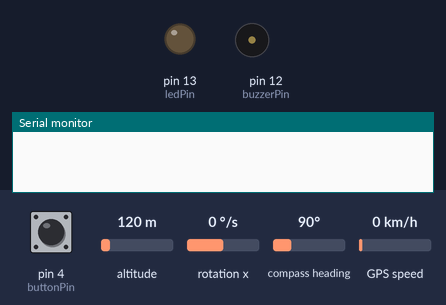
Simulated run of this sketch. Board: Arduino Uno, built with avr-gcc and run on an emulated ATmega328P. Shown: output pins drawn as LEDs (lit = HIGH), buzzer (waves = sounding, pin HIGH), the last lines printed to the serial monitor. Wiring (inferred from the names in the program): MPU-6050 motion sensor at I2C address 0x68. Inputs (shaded band) come from the test bench; at power-on: rotation x 0 °/s, pin 4 (buttonPin) HIGH, altitude 120 m, compass heading 90°, GPS speed 0 km/h. The GPS gets a fix after 3 s at 37.7749, -122.4194 with 8 satellites.

Above: at 2.5 s.
2.6 s: rotation x set to -11 °/s
6.7 s: rotation x set to -14 °/s
10.8 s: pin 4 (buttonPin) pulled LOW for 3.2 s
At 17.5 s:
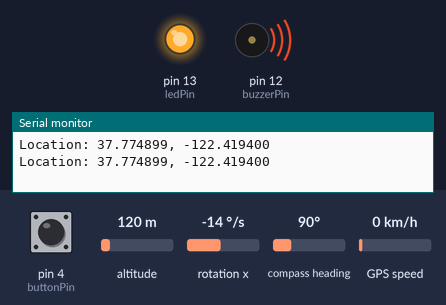
18.1 s: pin 4 (buttonPin) pulled LOW for 1 s
At 23.14 s:
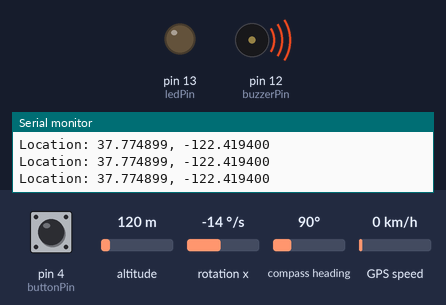
23.2 s: pin 4 (buttonPin) pulled LOW for 0.15 s
At 24.3 s:
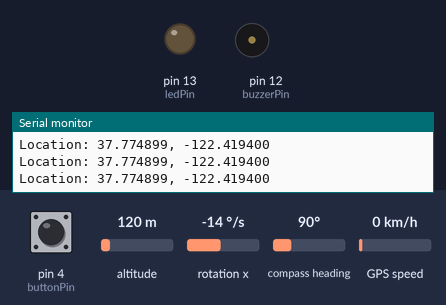
Timing chart, 0 to 28.5 s (numbered marks = the images above; inputs shaded):
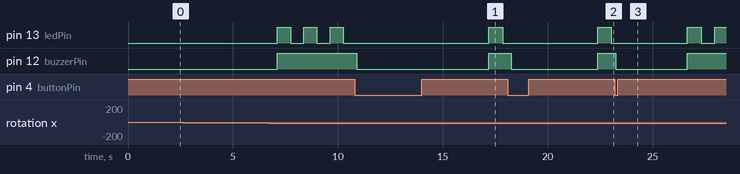

Measured:
- after the input at 2.6 s, every drawn part: stays the same
- after the input at 10.8 s, pin 12 (buzzerPin): HIGH → LOW after 0.10 s, → HIGH 6.3 s later
- after the input at 18.1 s, pin 12 (buzzerPin): HIGH → LOW after 0.17 s, → HIGH 4.1 s later
- after the input at 23.2 s, pin 12 (buzzerPin): HIGH → LOW after 0.05 s, → HIGH 3.4 s later

The sketch:

INVT...TEST2.ino
```cpp
#include <Wire.h>
#include <SoftwareSerial.h>
#include <TinyGPS++.h>

// ================== MODULE PINS ==================
const int MPU_addr = 0x68;       // MPU6050 I2C address
SoftwareSerial BT(2, 3);         // RX, TX (Arduino:2 → HC-05 TX, 3 → HC-05 RX with divider)
SoftwareSerial gpsSerial(8, 9);  // GPS: RX=8 (connect to GPS TX), TX=9 (connect to GPS RX)
const int buttonPin = 4;         // Button to reset pitch
const int ledPin = 13;           // LED for alert indication
const int buzzerPin = 12;        // Buzzer for alert indication

// ================== MPU6050 VARIABLES ==================
float pitch = 0.0;


float gyroBiasX = 0.0;
int calibrationSamples = 500;
unsigned long lastTime = 0;

// ================== GPS VARIABLES ==================
TinyGPSPlus gps;
double latitude = 0.0, longitude = 0.0;

// ================== SAFETY THRESHOLDS ==================
const float PITCH_THRESHOLD_MIN = 30.0;   // Lower safe limit
const float PITCH_THRESHOLD_MAX = 310.0;  // Upper safe limit

// ================== ALERT CONTROL ==================
bool alertSentWithLocation = false;  // Flag to stop repeated alerts once location is valid
unsigned long lastBlinkTime = 0;     // For LED blinking
bool ledState = false;               // LED blink state

// ================== SETUP ==================
void setup() {
  Wire.begin();
  BT.begin(38400);
  gpsSerial.begin(9600);
  Serial.begin(9600);

  pinMode(buttonPin, INPUT_PULLUP);
  pinMode(ledPin, OUTPUT);
  pinMode(buzzerPin, OUTPUT);

  // Wake up MPU6050
  Wire.beginTransmission(MPU_addr);
  Wire.write(0x6B);
  Wire.write(0);
  Wire.endTransmission(true);

  //Serial.println("Calibrating gyro bias...");
  BT.println("Calibrating gyro bias...");
  calibrateGyro();
  lastTime = millis();
  //Serial.println("Pitch tracking started. Initial pitch set to 0°");
  BT.println("Pitch tracking started. Initial pitch set to 0°");
}

// ================== LOOP ==================
void loop() {
  // --- Check push button ---
  if (digitalRead(buttonPin) == LOW) {
    pitch = 0;
    alertSentWithLocation = false;  // Reset flag when pitch reset
    //Serial.println("Pitch set to zero");
    BT.println("Pitch set to zero");
    digitalWrite(ledPin, LOW);
    digitalWrite(buzzerPin, LOW);
    ledState = false;
    delay(500);
  }

  // --- Read gyro X ---
  Wire.beginTransmission(MPU_addr);
  Wire.write(0x43);
  Wire.endTransmission(false);
  Wire.requestFrom(MPU_addr, 2, true);
  int16_t rawGyX = Wire.read() << 8 | Wire.read();

  // --- Time delta ---
  unsigned long currentTime = millis();
  float dt = (currentTime - lastTime) / 1000.0;
  lastTime = currentTime;

  // --- Convert gyro to deg/s ---
  float gyroX_deg = ((float)rawGyX - gyroBiasX) / 131.0;

  // --- Integrate pitch ---
  pitch += gyroX_deg * dt;

  // --- Wrap pitch to 0–360° ---
  if (pitch < 0) pitch += 360;
  if (pitch >= 360) pitch -= 360;

  // --- Read GPS data ---
  while (gpsSerial.available() > 0) {
    gps.encode(gpsSerial.read());
    if (gps.location.isUpdated()) {
      latitude = gps.location.lat();
      longitude = gps.location.lng();
    }
  }

  // --- Check for unsafe pitch range ---
  if (pitch >= PITCH_THRESHOLD_MIN && pitch <= PITCH_THRESHOLD_MAX) {
    // Always run buzzer + LED when unsafe
    digitalWrite(buzzerPin, HIGH);

    if (millis() - lastBlinkTime >= 500) {  // 0.5s blink
      ledState = !ledState;
      digitalWrite(ledPin, ledState);
      lastBlinkTime = millis();
    }

    // --- Message logic ---
    String message = "ALERT!\n";
    String msgsig = "Location: ";
    message += "Pitch: " + String(pitch, 2) + "°\n";

    if (gps.location.isValid()) {
      message += "Location: " + String(latitude, 6) + ", " + String(longitude, 6);
      msgsig += String(latitude, 6) + ", " + String(longitude, 6);  //edited here

      if (!alertSentWithLocation) {  // Send once
        BT.println(message);
        //Serial.println(message);
        Serial.println(msgsig);
        alertSentWithLocation = true;
      }
    } else {
      message += "Location: Not Available";
      BT.println(message);
      //Serial.println(message);
      delay(1000);  // keep repeating if not available
    }
  } else {
    // Safe pitch → turn OFF buzzer & LED
    digitalWrite(buzzerPin, LOW);
    digitalWrite(ledPin, LOW);
    ledState = false;
  }

  delay(200);
}

// ================== GYRO CALIBRATION ==================
void calibrateGyro() {
  long sum = 0;
  for (int i = 0; i < calibrationSamples; i++) {
    Wire.beginTransmission(MPU_addr);
    Wire.write(0x43);
    Wire.endTransmission(false);
    Wire.requestFrom(MPU_addr, 2, true);
    int16_t rawGyX = Wire.read() << 8 | Wire.read();
    sum += rawGyX;
    delay(2);
  }
  gyroBiasX = (float)sum / calibrationSamples;
  //Serial.print("Gyro X bias: ");
  BT.print("Gyro X bias: ");
  //Serial.println(gyroBiasX);
  BT.println(gyroBiasX);
}
```
